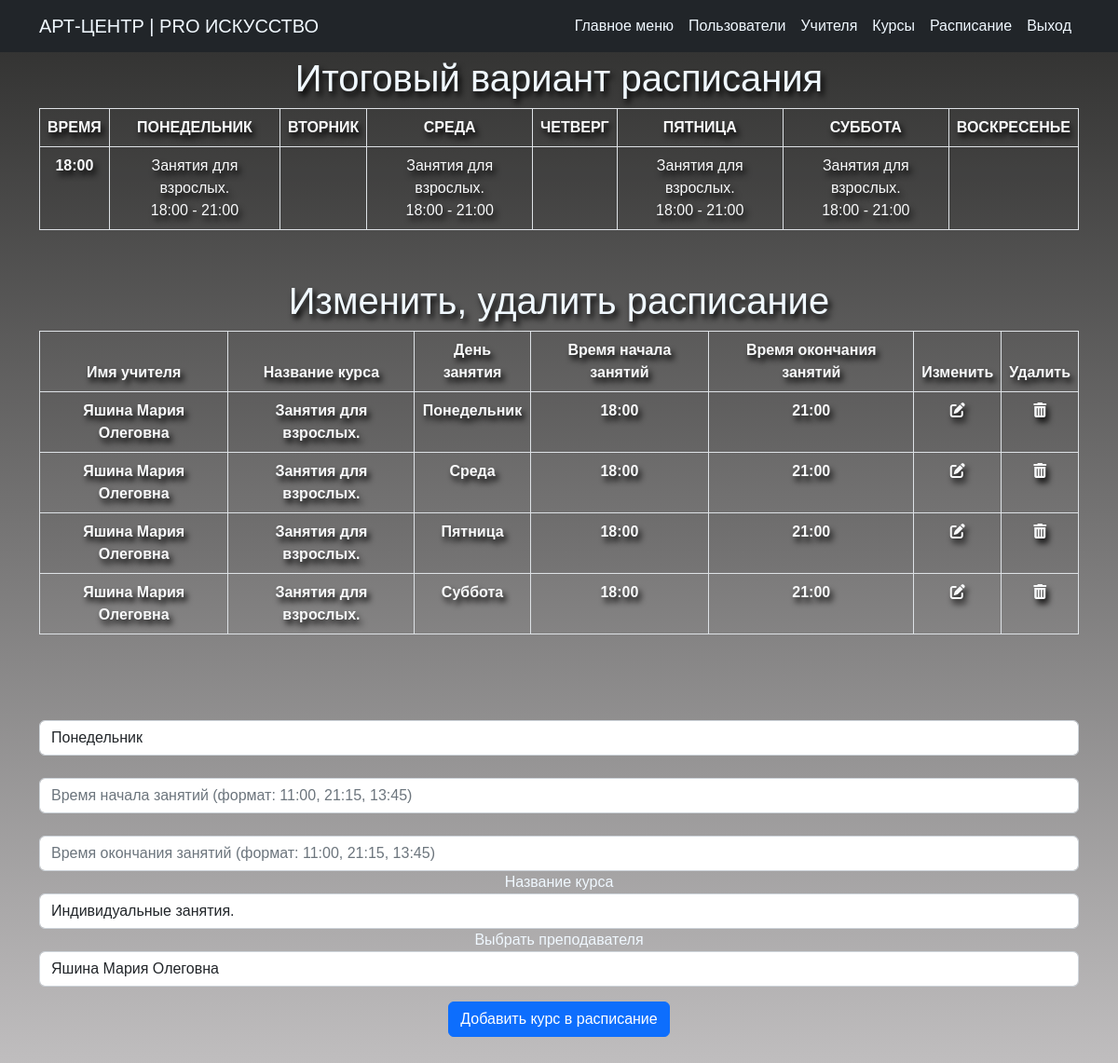
Page /add_schelude (signed in) on the earlier database version.
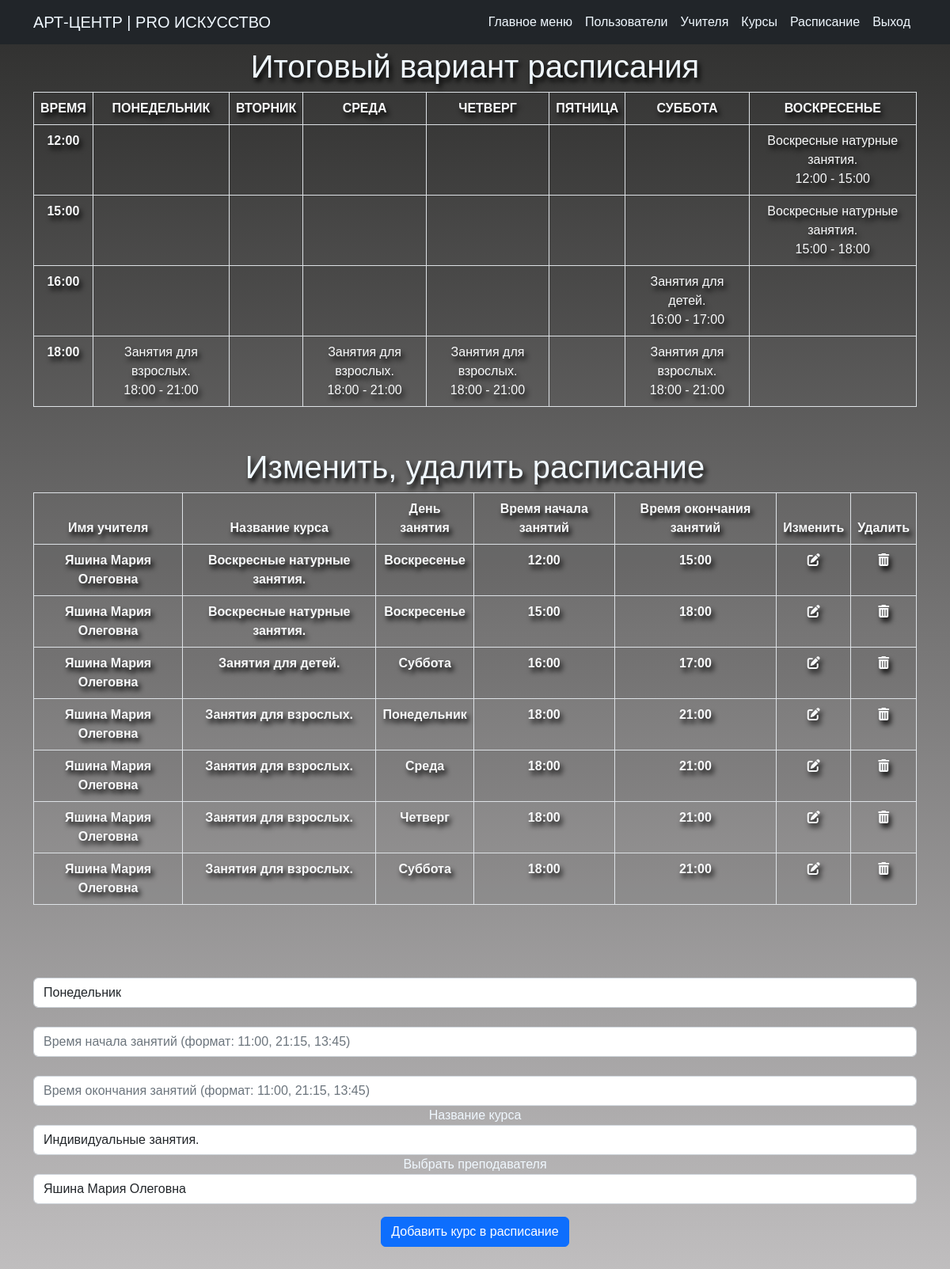
Same page on the later database version.
### models.py (models this page shows)
class Schelude(db.Model):
   __tablename__ = 'scheludes'
   id = db.Column(db.Integer, primary_key=True)
   course = db.Column(db.String(100))
   teacher = db.Column(db.String(100))
   day = db.Column(db.String(100))
   start_time = db.Column(db.String(10))
   end_time = db.Column(db.String(100))

### app.py (the view, shortened to what this page needs)
@app.route('/add_schelude', methods=['GET', 'POST'])
@login_required
def add_schelude():
   schelude = Schelude.query.order_by(Schelude.start_time.asc()).all()
   cname = [course.name for course in Course.query.all()]
   tname = [teacher.name for teacher in Teacher.query.all()]
   form = ScheludeRegisterForm()
   form.course_name.choices = cname
   form.teacher_name.choices = tname
   schl = data_for_rsp()
   return render_template('schelude.html', form=form, schelude=schl, all_days=all_days, rsp=schelude)

### forms.py
class ScheludeRegisterForm(FlaskForm):
    day = SelectField(label='', render_kw={'placeholder': 'Выбрать день проведения курса'}, choices=['Понедельник', 'Вторник','Среда','Четверг','Пятница','Суббота','Воскресенье'])
    time = StringField('', render_kw={'placeholder': 'Время начала занятий (формат: 11:00, 21:15, 13:45)'})
    end_time = StringField('', render_kw={'placeholder': 'Время окончания занятий (формат: 11:00, 21:15, 13:45)'})
    course_name = SelectField(label='Название курса')
    teacher_name = SelectField(label='Выбрать преподавателя')
    add_schelude = SubmitField('Добавить курс в расписание')

### app.py (called while the page is built)
@login_manager.user_loader
def load_user(user_id):
    return User.query.get(int(user_id))

### templates/schelude.html (shortened to what the changed rows need)
{% extends 'base.html' %}
{% import "bootstrap/wtf.html" as wtf %}
{% block body %}
<section id="schedule">
    <h1 class="end_schelude">Итоговый вариант расписания</h1>
    <div class="container schedule">
        <table class="table table-bordered text-center table-striped">
            <thead>
                <tr class="bg-light-gray">
                    <th scope="col" class="text-uppercase text-light">Время</th>
                    {% for day in all_days: %}
                    <th scope="col" class="text-uppercase text-light">{{ day }}</th>
                    {% endfor %}
                </tr>
            </thead>
            <tbody>
                <tr>
                    {% for time, db in schelude.items(): %}
                    <th scope="row" class="text-light">{{ time }}</th>
                    <td class="text-light">
                        {{ db.get(all_days[0])[0] if db.get(all_days[0]) else '' }}
                        <br>
                        {{ db.get(all_days[0])[1] if db.get(all_days[0]) else '' }}
                    </td>
                    <td class="text-light">
                        <br>
                    </td>
                    <td class="text-light">
                        {{ db.get(all_days[2])[0] if db.get(all_days[2]) else '' }}
                        <br>
                        {{ db.get(all_days[2])[1] if db.get(all_days[2]) else '' }}
                    </td>
                    <td class="text-light">
                        {{ db.get(all_days[3])[0] if db.get(all_days[3]) else '' }}
                        <br>
                        {{ db.get(all_days[3])[1] if db.get(all_days[3]) else '' }}
                    </td>
                    <td class="text-light">
                        {{ db.get(all_days[4])[0] if db.get(all_days[4]) else '' }}
                        <br>
                        {{ db.get(all_days[4])[1] if db.get(all_days[4]) else '' }}
                    </td>
                    <td class="text-light">
                        {{ db.get(all_days[5])[0] if db.get(all_days[5]) else '' }}
                        <br>
                        {{ db.get(all_days[5])[1] if db.get(all_days[5]) else '' }}
                    </td>
                    <td class="text-light">
                        {{ db.get(all_days[6])[0] if db.get(all_days[6]) else '' }}
                        <br>
                        {{ db.get(all_days[6])[1] if db.get(all_days[6]) else '' }}
                    </td>
                </tr>
                {% endfor %}
            </tbody>
        </table>
    </div>
</section>
<section id="edit_schelude">
    <h1 class="edit_schelude">Изменить, удалить расписание</h1>
    <div class="container">
        <table class="table table-bordered text-center table-striped">
            <thead>
                <th scope="col" class="text-light">Имя учителя</th>
                <th scope="col" class="text-light">Название курса</th>
                <th scope="col" class="text-light">День занятия</th>
                <th scope="col" class="text-light">Время начала занятий</th>
                <th scope="col" class="text-light">Время окончания занятий</th>
                <th scope="col" class="text-light">Изменить</th>
                <th scope="col" class="text-light">Удалить</th>
            </thead>
            <tbody>
                {% for db in rsp: %}
                <tr>
                    <th scope="row" class="text-light">{{ db.teacher }}</th>
                    <th scope="row" class="text-light">{{ db.course }}</th>
                    <th scope="row" class="text-light">{{ db.day }}</th>
                    <th scope="row" class="text-light">{{ db.start_time }}</th>
                    <th scope="row" class="text-light">{{ db.end_time }}</th>
                    <th scope="row"><a class="text-light" href="{{ url_for('edit_schelude', schelude_id=db.id) }}"><i class="fa-solid fa-pen-to-square"></i></a></th>
                    <th scope="row"><a class="text-light" href="{{ url_for('remove_schelude', schelude_id=db.id) }}"><i class="fa-solid fa-trash-can"></i></a></th>
                </tr>
                {% endfor %}
            </tbody>
        </table>
    </div>
</section>
{% endblock %}

Differences in the rows shown:
added Schelude: start_time "12:00", course "Воскресные натурные занятия.", db "12:00 - 15:00", teacher "Яшина Мария Олеговна", day "Воскресенье", end_time "15:00"
added Schelude: start_time "15:00", course "Воскресные натурные занятия.", db "15:00 - 18:00", teacher "Яшина Мария Олеговна", day "Воскресенье", end_time "18:00"
added Schelude: start_time "16:00", course "Занятия для детей.", db "16:00 - 17:00", teacher "Яшина Мария Олеговна", day "Суббота", end_time "17:00"
changed Schelude: day "Пятница" → "Четверг"
